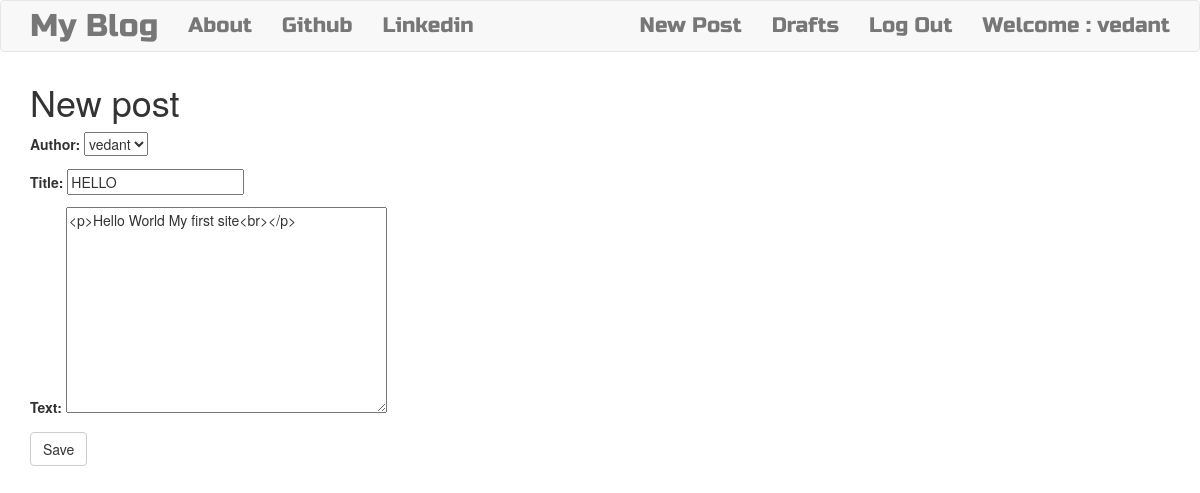
Screenshot of /post/3/edit/ (signed in) with the database file from the repository.
### blog/models.py (models this page shows, shortened)
class Post(models.Model):
    author = models.ForeignKey('auth.User',on_delete=models.CASCADE,)
    title = models.CharField(max_length = 200)
    text = models.TextField()
    created_date = models.DateTimeField(default=timezone.now)
    published_date = models.DateTimeField(blank=True,null=True)

### blog/views.py (the view)
# urls.py: path('post/<int:pk>/edit/', views.PostUpdateView.as_view(), name='post_edit'),
class PostUpdateView(LoginRequiredMixin,UpdateView):
    login_url='/login/'
    redirect_field_name = 'blog/post_detail.html'
    form_class = PostForm
    model = Post

### blog/forms.py
class PostForm(forms.ModelForm):
    class Meta():
        model = Post
        fields=('author','title','text')
        widgets = {'title':forms.TextInput(attrs={'class':'textinputclass'}),
                    'text':forms.Textarea(attrs={'class':'editable medium-editor-textarea postcontext'}),
                  }

### blog/templates/blog/post_form.html (shortened to what this page needs)
{% extends 'blog/base.html' %}
{% block content %}
    <h1>New post</h1>
    <form method="POST" class="post-form">
    {{form.as_p}}
    <button type="submit" class="save btn btn-default">Save</button>
    </form>
{% endblock %}

### blog/templates/blog/base.html (shortened to what this page needs)
<!DOCTYPE html>
{% load static %}
<html lang="en" dir="ltr">
  <head>
    <link rel="stylesheet" href="https://maxcdn.bootstrapcdn.com/bootstrap/3.4.1/css/bootstrap.min.css">
    <link rel="stylesheet" href="//cdn.jsdelivr.net/npm/medium-editor@latest/dist/css/medium-editor.min.css" type="text/css" media="screen" charset="utf-8">
    <link rel="stylesheet" href="{% static 'css/blog.css' %}">
  </head>
  <body class="loader">
      <nav class="navbar navbar-default techfont custom-navbar">
        <div class="container">
          <ul class='nav navbar-nav'>
            <li> <a class='navbar-brand bigbrand' href="{% url 'post_list' %}">My Blog</a> </li>
            <li><a href="{% url 'about' %}">About</a> </li>
            <li> <a href="https://www.github.com">Github</a> </li>
            <li> <a href="https://www.linkedin.com">Linkedin</a> </li>
          </ul>
          <ul class='nav navbar-nav navbar-right'>
            {% if user.is_authenticated %}
             <li> <a href="{% url 'post_new' %}">New Post</a> </li>
             <li> <a href="{% url 'post_draft_list' %}">Drafts</a> </li>
             <li> <a href="{% url 'logout' %}">Log Out</a> </li>
             <li> <a>Welcome : {{user.username}}</a> </li>
            {% else %}
             <li> <a href="{% url 'login' %}"> <span class='glyphicon glyphicon-user'></span> </a> </li>
            {% endif %}
          </ul>
        </div>
      </nav>
      <div class="content container">
        <div class="row">
          <div class="col-md-8">
            <div class="blog_posts">
              {% block content %}
              {% endblock %}
            </div>
          </div>
        </div>
      </div>
  </body>
</html>

### blog/static/css/blog.css (style rules this page uses)
.techfont { font-family: 'Russo One',sans-serif; font-size: 1.5em; margin-bottom: 10px; }
.bigbrand { font-size: 1.5em; }
.loader { filter:hue-rotate(0deg); color:linear-gradient(45deg,#0f8,#08f); animation:hue 10000ms infinite linear; }

### rows the page displays
Post: author "vedant", title "HELLO", text "<p>Hello World My first site<br></p>"

### other values shown
{{ user.username }} "vedant"
